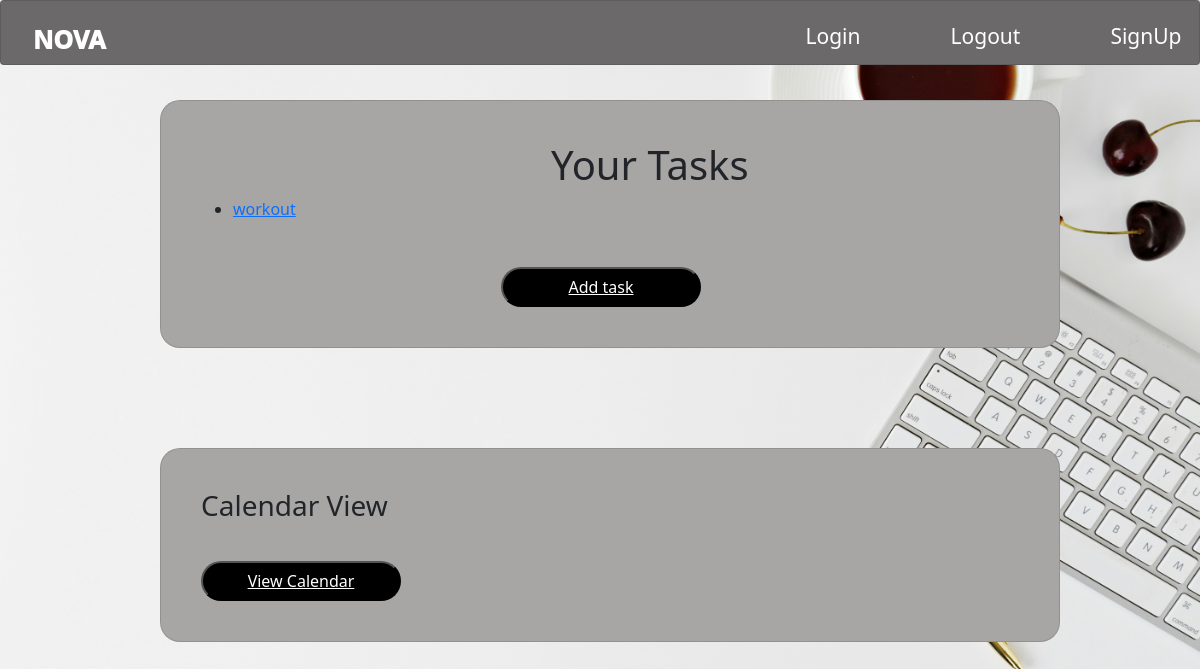
The page /tasks/ on the database as committed earlier.
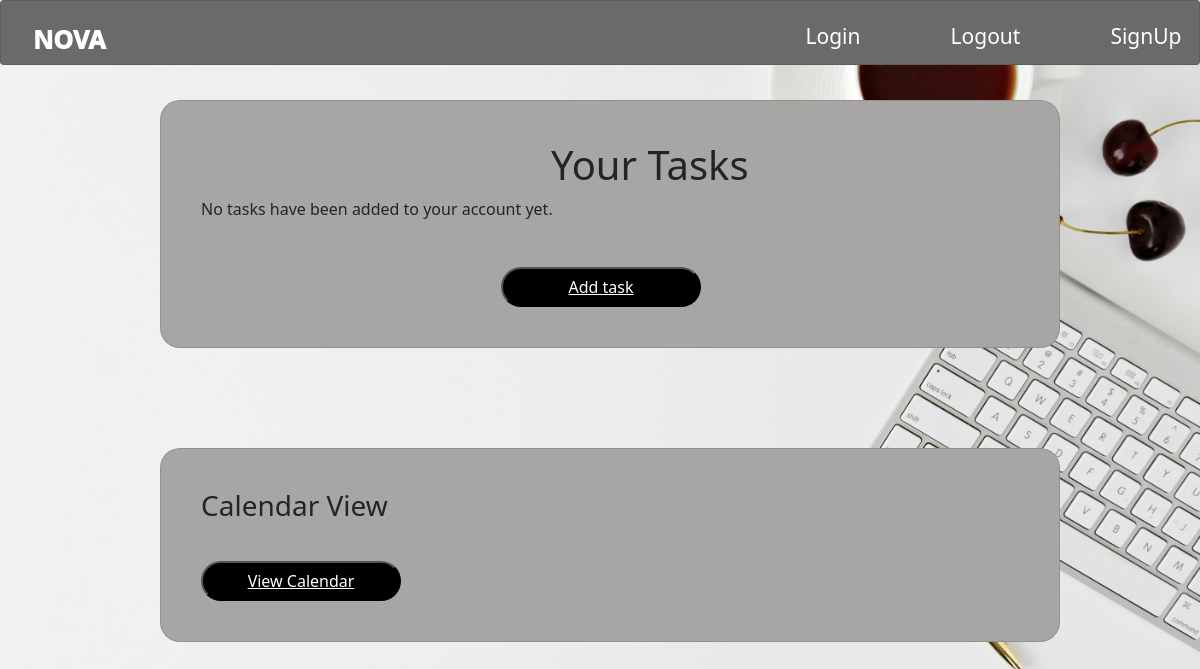
The same page on the database as committed later.
### taskmanagement_app/models.py (models this page shows)
class Tasks(models.Model):
    title = models.CharField(max_length=200)
    date_assigned = models.DateField(auto_now_add=True)
    deadline = models.DateField()
    description = models.TextField(max_length=200)
    class Meta:
        verbose_name_plural = 'Tasks'
    def __str__(self):
        return self.title

### taskmanagement_app/views.py (the view)
# urls.py: path('tasks/', views.tasks, name='tasks'),
def tasks(request):
    tasks = Tasks.objects.all()
    context = {'tasks' : tasks}
    return render(request,'taskmanagement_app/tasks.html', context)

### taskmanagement_app/templates/taskmanagement_app/tasks.html
{% extends 'taskmanagement_app/base.html' %}
{% block content %}
    <div class="card" id="card1">
      <h1 class="card-headers">Your Tasks</h1>
      {% for task in tasks %}
        <ul>
            <li><a href="{% url 'taskmanagement_app:task' task.id%}">{{task}}</a></li>
        </ul>
      {% empty %}
        <p>No tasks have been added to your account yet.</p>
      {% endfor %}
        <button class="button" id="add-task-button"><a href="{% url 'taskmanagement_app:addtask' %}">Add task</a></button>
    </div>
    <div class="card" id="card1">
        <h3>Calendar View</h3>
        <button class="button" ><a href="{% url 'taskmanagement_app:calendarview' %}">View Calendar</a></button>
    </div>
{% endblock content %}

Rows that differ between the two databases and show on the page:
removed Tasks: title "workout"
Other text that changed with them:
text now shown: "No tasks have been added to your account yet."
